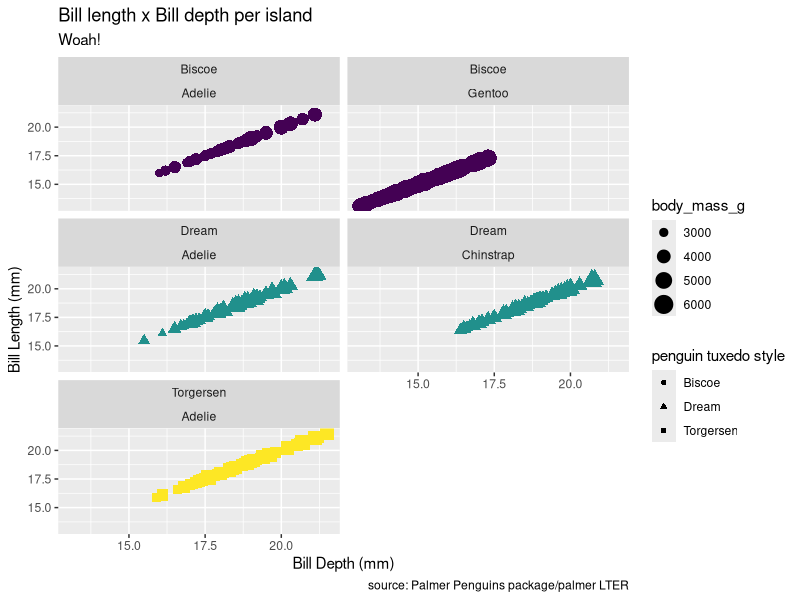

The R script that drew this image:
# My first plot
# Created by Kyle Bosworth
# 2024-09-10
#Week3

# load libraries
library(tidyverse)
library(palmerpenguins)

# looking at the data 
view(penguins)
head(penguins)
tail(penguins)
glimpse(penguins)

# make a plot
ggplot(data = penguins,
       mapping = aes(x = bill_depth_mm, ## "," are used to add on layers
                     y = bill_depth_mm,
                     geom_point(size = 1, alpha = 0.25), # manipulating the size of point
                     color = island,
                     shape = island, # shape is discrete
                     size = body_mass_g)) +  # size is continuous ## "+" is used to connect functions 
  geom_point() + 
 # X as a function of Y = (x~y)
  # facet_grid(island ~ species) +  #row as a function of columns, a 2D grid 
  facet_wrap(island ~ species, ncol = 2) + #ncol = make it "n" columns
  guides(color = FALSE) + # you have more control using facet_wrap
  labs(title = "Bill length x Bill depth per island",
       subtitle = "Woah!",
       x = "Bill Depth (mm)",
       y = "Bill Length (mm)",
       color = "penguin tuxedo style",
       shape = "penguin tuxedo style",
       caption = "source: Palmer Penguins package/palmer LTER") +
  scale_color_viridis_d()
